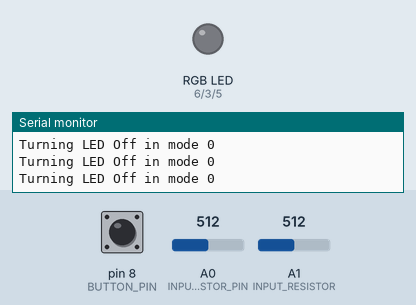
Simulated run of this sketch. Board: Arduino Uno, built with avr-gcc and run on an emulated ATmega328P. Parts: an RGB LED mixed from three pins (HIGH = lit), the last lines printed to the serial monitor. The test bench sets the inputs (shaded band); at power-on: pin 8 (BUTTON_PIN) HIGH, A0 (INPUT_PHOTORESISTOR_PIN) = 512, A1 (INPUT_RESISTOR) = 512. Dim RGB values are drawn brighter than linear.

Above: at 1.2 s.
1.3 s: pin 8 (BUTTON_PIN) pulled LOW for 0.15 s
At 2.55 s:
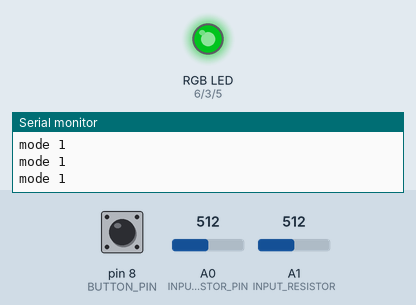
4.3 s: A0 (INPUT_PHOTORESISTOR_PIN) set to 306
7.3 s: pin 8 (BUTTON_PIN) pulled LOW for 1 s
At 8.5 s:
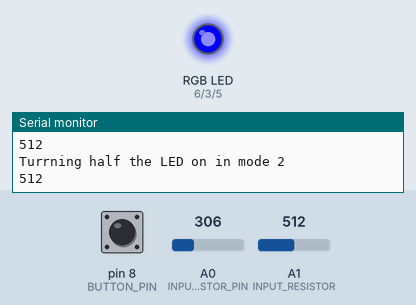
9.8 s: A1 (INPUT_RESISTOR) set to 1003
12.8 s: A1 (INPUT_RESISTOR) set to 1023
At 14.0 s:
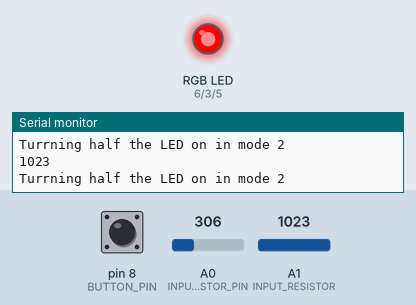
14.3 s: A1 (INPUT_RESISTOR) set to 0
At 15.1 s:
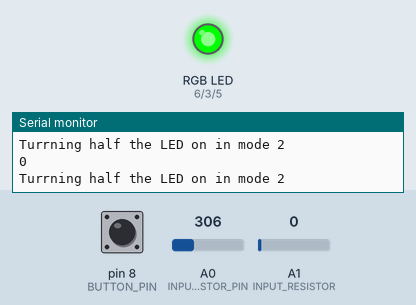
Timing chart, 0 to 16.8 s (numbered marks = the images above; inputs shaded):
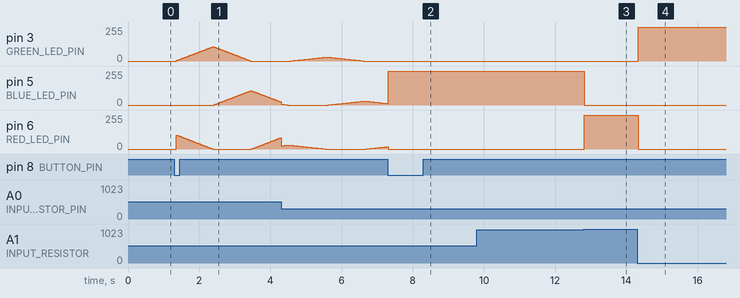

The sketch:

project1.ino
```cpp
/*
    By Runsen Wu

    With code and help from resources such as:
      TheGeekPub.com
      https://www.thegeekpub.com/arduino-tutorials/
      Prof. Jon Froehlich
      @jonfroehlich
      http://makeabilitylab.io

      For a walkthrough and circuit diagram, see:
      https://makeabilitylab.github.io/physcomp/arduino/rgb-led-fade

      Based, in part, on:
      - https://learn.adafruit.com/adafruit-arduino-lesson-3-rgb-leds?view=all
      - https://gist.github.com/jamesotron/766994 (link no longer available)
*/

const int BUTTON_PIN = 8;  // Connect the Button to pin 7 or change here
const int RED_LED_PIN    = 6;       // Connect the LED to pin 3 or change here
const int BLUE_LED_PIN   = 5;
const int GREEN_LED_PIN  = 3;
const int INPUT_PHOTORESISTOR_PIN = A0;
const int INPUT_RESISTOR = A1;

const int MAX_COLOR_VALUE = 255;
const int DELAY_MS = 20; // delay in ms between changing colors

  // variables will change:
int ledState = LOW;        // tracks the current state of LED
int lastButtonState;        // the previous state of button
int currentButtonState; // the current state of button
int mode;
int _rgbLedValues[] = {255, 0, 0}; // Red, Green, Blue

enum RGB{
  RED,
  GREEN,
  BLUE,
  NUM_COLORS
};
enum RGB _curFadingUpColor = GREEN;
enum RGB _curFadingDownColor = RED;
const int FADE_STEP = 5;

void setup() {
  Serial.begin(9600);                         // initialize serial
  pinMode(BUTTON_PIN, INPUT);  // set arduino pin to input mode
  pinMode(RED_LED_PIN, OUTPUT);
  pinMode(BLUE_LED_PIN, OUTPUT);
  pinMode(GREEN_LED_PIN, OUTPUT);
  mode = 0;
  currentButtonState = digitalRead(BUTTON_PIN);
}

void loop() {
  lastButtonState    = currentButtonState;                // save the last state
  currentButtonState = digitalRead(BUTTON_PIN); // read new state

  int inputresistor = analogRead(INPUT_RESISTOR);

  int photoresistorVal = analogRead(INPUT_PHOTORESISTOR_PIN); // read in photoresistor val
  int constraint = constrain(photoresistorVal, 200, 900);
  int ledVal = map(photoresistorVal, 225, 900, 0, 255); // inverse relationship

  if(lastButtonState == HIGH && currentButtonState == LOW) {
    Serial.println("The button is pressed: ");

    mode = (mode + 1) % 3;
    Serial.print("mode: ");
    Serial.println(mode);
  }

  // analogWrite(OUTPUT_LED_PIN, ledVal);

    // toggle state of LED
  if(mode == 0) {
    ledState = 0;
    setColor(ledState, ledState, ledState);
    Serial.println("Turning LED Off in mode 0");
  }
  else if (mode == 1) {
    Serial.println("mode 1");
    _rgbLedValues[_curFadingUpColor] += FADE_STEP;
    _rgbLedValues[_curFadingDownColor] -= FADE_STEP;

    // Check to see if we've reached our maximum color value for fading up
    // If so, go to the next fade up color (we go from RED to GREEN to BLUE
    // as specified by the RGB enum)
    // This fade code partially based on: https://gist.github.com/jamesotron/766994
    if(_rgbLedValues[_curFadingUpColor] > MAX_COLOR_VALUE){
      _rgbLedValues[_curFadingUpColor] = MAX_COLOR_VALUE;
      _curFadingUpColor = (RGB)((int)_curFadingUpColor + 1);

      if(_curFadingUpColor > (int)BLUE){
        _curFadingUpColor = RED;
      }
    }

    if(_rgbLedValues[_curFadingDownColor] < 0){
      _rgbLedValues[_curFadingDownColor] = 0;
      _curFadingDownColor = (RGB)((int)_curFadingDownColor + 1);

      if(_curFadingDownColor > (int)BLUE){
        _curFadingDownColor = RED;
      }
    }

    // Set the color and then delay
    double proportion = (double) ledVal / 255.0;

    setColor(max((proportion * _rgbLedValues[RED]), 0), max((proportion * _rgbLedValues[GREEN]), 0),
            max((proportion * _rgbLedValues[BLUE]), 0));
    delay(DELAY_MS);
    // rgc blinking with photo resister state
  } else {
    Serial.println(inputresistor);
    // delay(1000);
    if (inputresistor < 250) {
      setColor(0, 255, 0);
    } else if (inputresistor < 1010) {
      setColor(0, 0, 255);
    } else {
      setColor(255, 0, 0);
    }
    Serial.println("Turrning half the LED on in mode 2");
  }
}

void setColor(int red, int green, int blue)
{
  analogWrite(RED_LED_PIN, red);
  analogWrite(GREEN_LED_PIN, green);
  analogWrite(BLUE_LED_PIN, blue);
}
```

Measured:
- the behaviour switches between 1009 and 1010 on A1 (INPUT_RESISTOR) (found by bisection; images 2 and 3)
- after the input at 1.3 s, pin 3 (GREEN_LED_PIN): rises from 0/255 to 108/255 in 1.0 s, then falls to 0/255 in 1.1 s; pin 5 (BLUE_LED_PIN): rises from 0/255 to 108/255 in 1.0 s, then falls to 23/255 in 0.84 s
- after the input at 7.3 s, pin 3 (GREEN_LED_PIN): stays 0/255 (without the input it goes to 1/255 after 0.46 s)
- after the input at 12.8 s, pin 5 (BLUE_LED_PIN): 255/255 → 0/255 at once; pin 6 (RED_LED_PIN): 0/255 → 255/255 at once
- after the input at 14.3 s, pin 3 (GREEN_LED_PIN): 0/255 → 255/255 at once; pin 6 (RED_LED_PIN): 255/255 → 0/255 at once
